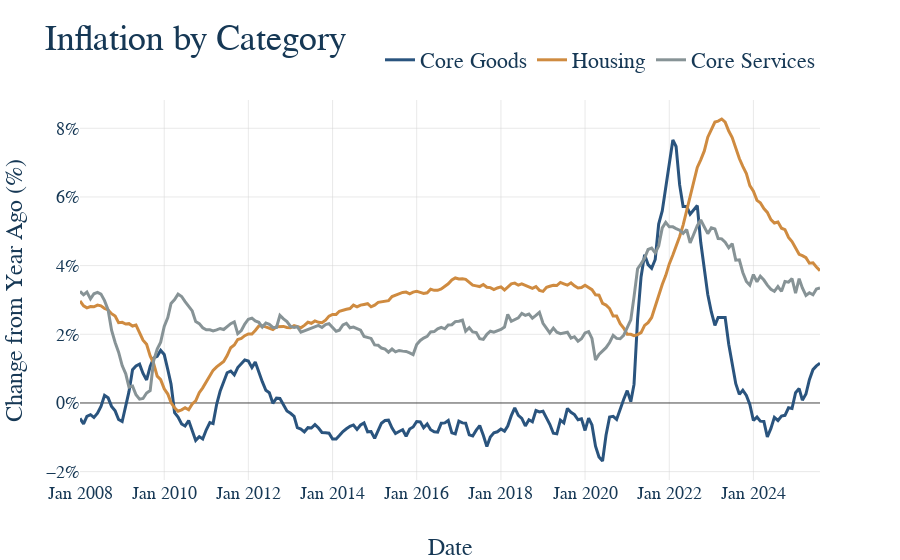

Notebook cell for this chart:
### Code cell
fig = go.Figure()

for col in clean_df.columns:
    fig.add_trace(
        go.Scatter(
            x=clean_df.index,
            y=clean_df[col],
            name=col,
            mode='lines',
        )
    )


# This is graph specific, but here we want the y-axis to be percent signs 
fig.update_yaxes(
    tickformat="0.2f%",
    ticksuffix="%"
)

# Again, graph specific, we have a mutliyear series and want tick marks to be years
fig.update_xaxes(
    type='date',
    tickformat='%b %Y',
)

fig.update_layout(
    barmode='relative',
    title=dict(text='Inflation by Category'),
    xaxis_title='Date',
    yaxis_title='Change from Year Ago (%)',
)


# This should be the same for EVERY GRAPH!
# Save it to the graph_output folder with the name matching the file, as HTML
fig.write_html(GRAPH_OUTPUT_PATH / f"{GRAPH_NAME}.html")

fig.show()

### Figure 1 — Plotly figure (JSON) as saved in the notebook; plotly's stock layout.template omitted (floating-point values rounded to 4 significant figures; data arrays with more than 128 entries replaced by an {"elided": "..."} marker saying what was removed)
{"data": [{"mode": "lines", "name": "Core Goods", "type": "scatter", "x": {"elided": "212 str values"}, "y": {"elided": "212 float values"}}, {"mode": "lines", "name": "Housing", "type": "scatter", "x": {"elided": "212 str values"}, "y": {"elided": "212 float values"}}, {"mode": "lines", "name": "Core Services", "type": "scatter", "x": {"elided": "212 str values"}, "y": {"elided": "212 float values"}}], "layout": {"barmode": "relative", "title": {"text": "Inflation by Category"}, "xaxis": {"tickformat": "%b %Y", "title": {"text": "Date"}, "type": "date"}, "yaxis": {"tickformat": "0.2f%", "ticksuffix": "%", "title": {"text": "Change from Year Ago (%)"}}}}
